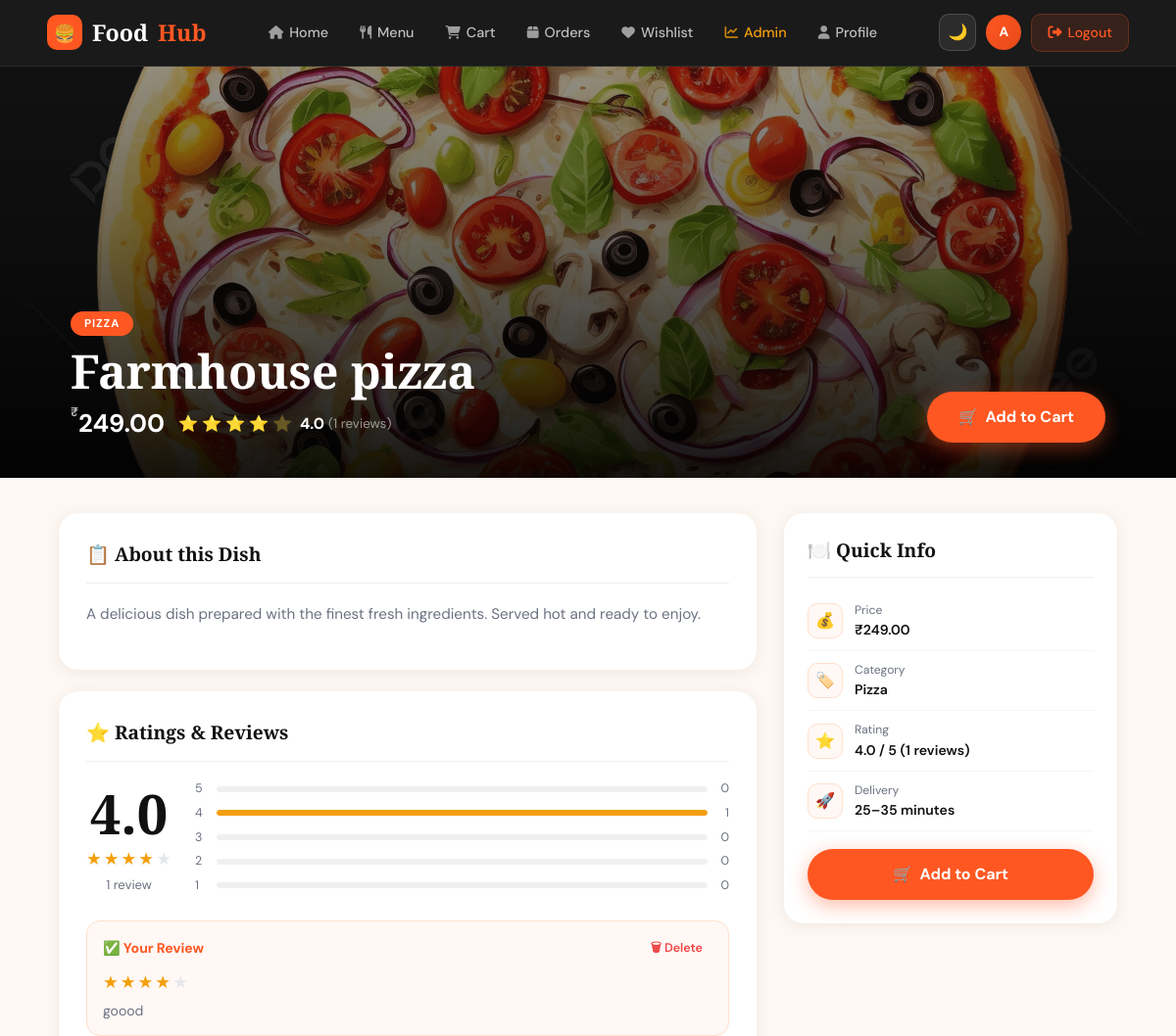
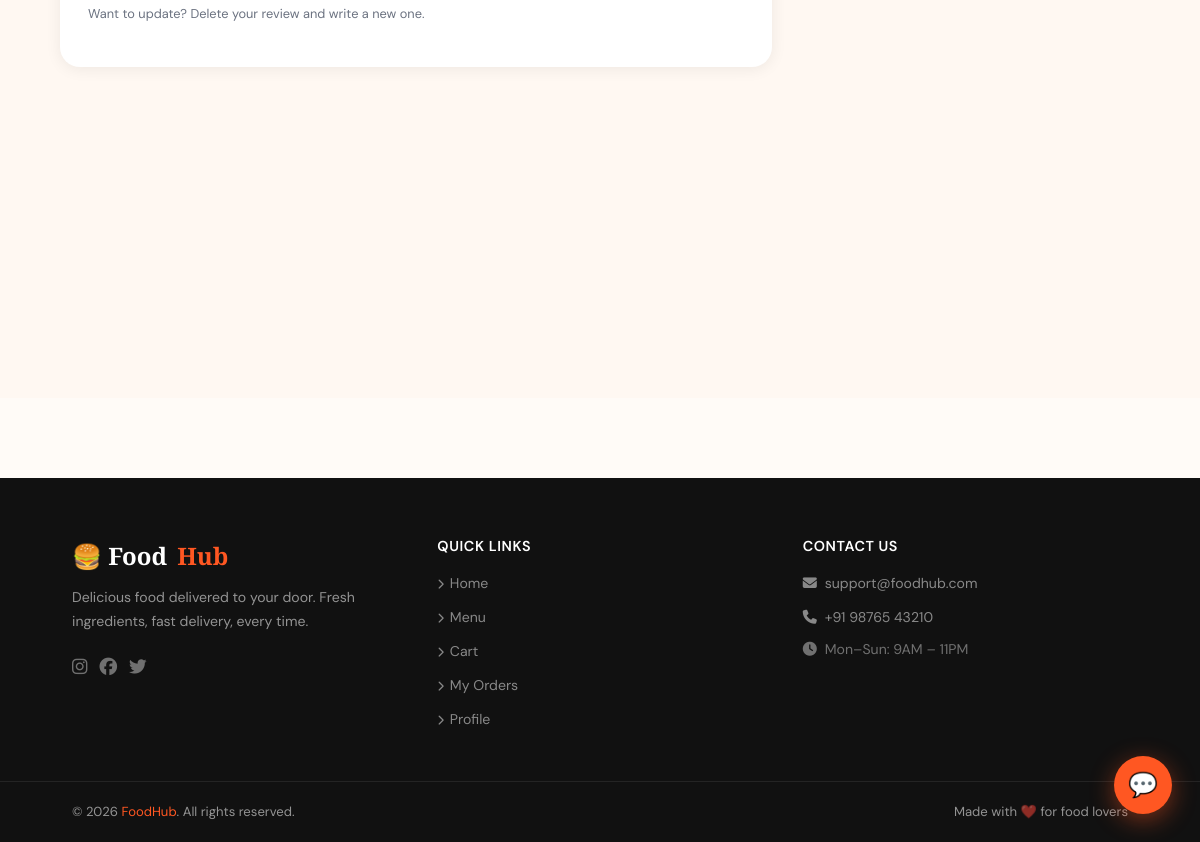
Page /food/5/ (signed in) on the committed database (2 pictures, top to bottom).
### core/models.py (models this page shows, shortened)
class FoodItem(models.Model):
    category = models.ForeignKey(Category, on_delete=models.CASCADE)
    name = models.CharField(max_length=200)
    price = models.DecimalField(max_digits=6, decimal_places=2)
    description = models.TextField(blank=True)
    image = models.ImageField(upload_to='food_images/', null=True, blank=True)
    def avg_rating(self):
        reviews = self.reviews.all()
        if reviews.exists():
            return round(sum(r.rating for r in reviews) / reviews.count(), 1)
        return 0
    def review_count(self):
        return self.reviews.count()

class Category(models.Model):
    name = models.CharField(max_length=100)

class Review(models.Model):
    food    = models.ForeignKey(FoodItem, on_delete=models.CASCADE, related_name='reviews')
    user    = models.ForeignKey(User, on_delete=models.CASCADE)
    rating  = models.PositiveIntegerField(
                validators=[MinValueValidator(1), MaxValueValidator(5)]
              )
    comment = models.TextField(blank=True)
    created_at = models.DateTimeField(auto_now_add=True)
    class Meta:
        unique_together = ('food', 'user')
        ordering = ['-created_at']

### core/views.py (the view)
# urls.py: path('food/<int:food_id>/', views.food_detail, name='food_detail'),
@login_required
def food_detail(request, food_id):
    food     = get_object_or_404(FoodItem, id=food_id)
    reviews  = food.reviews.select_related('user').all()
    avg      = food.avg_rating()
    count    = food.review_count()
    user_review = reviews.filter(user=request.user).first()
    breakdown = {}
    for i in range(5, 0, -1):
        cnt = reviews.filter(rating=i).count()
        pct = (cnt / count * 100) if count else 0
        breakdown[i] = {'count': cnt, 'pct': round(pct)}
    related = FoodItem.objects.filter(
        category=food.category
    ).exclude(id=food.id)[:4]
    context = {
        'food': food,
        'reviews': reviews,
        'avg': avg,
        'count': count,
        'user_review': user_review,
        'breakdown': breakdown,
        'related': related,
        'star_range': range(1, 6),
    }
    return render(request, 'core/food_detail.html', context)

### core/templates/core/food_detail.html (shortened to what this page needs)
{% extends 'core/base.html' %}
{% load static %}
{% block content %}
<div class="fd-hero">
  {% if food.image %}
    <img class="fd-hero__img" src="{{ food.image.url }}" alt="{{ food.name }}">
  {% else %}
    <img class="fd-hero__img"
         src="https://source.unsplash.com/1400x500/?{{ food.name|urlencode }},food"
         alt="{{ food.name }}"
         onerror="this.src='https://images.unsplash.com/photo-1504674900247-0877df9cc836?w=1400&q=80'">
  {% endif %}
  <div class="fd-hero__overlay"></div>
  <div class="fd-hero__content">
    <div>
      <span class="fd-hero__cat">{{ food.category.name }}</span>
      <h1 class="fd-hero__name">{{ food.name }}</h1>
      <div class="fd-hero__meta">
        <div class="fd-hero__price"><sup>₹</sup>{{ food.price }}</div>
        <div class="fd-hero__stars">
          {% for i in star_range %}
            {% if i <= avg %}<span class="s">⭐</span>
            {% else %}<span class="s" style="opacity:.3">⭐</span>{% endif %}
          {% endfor %}
          <span class="fd-hero__avg">{{ avg }}</span>
          <span class="fd-hero__cnt">({{ count }} reviews)</span>
        </div>
      </div>
    </div>
    <button class="btn-add-hero hp-ajax" data-id="{{ food.id }}" data-name="{{ food.name }}">
      🛒 &nbsp;Add to Cart
    </button>
  </div>
</div>
<div class="fd-layout">
  <div>
    <div class="fd-card sr">
      <div class="fd-card__title">📋 About this Dish</div>
      <p class="fd-desc">{{ food.description|default:"A delicious dish prepared with the finest fresh ingredients. Served hot and ready to enjoy." }}</p>
    </div>
    <div class="fd-card sr" style="transition-delay:.08s">
      <div class="fd-card__title">⭐ Ratings & Reviews</div>
      {% if count > 0 %}
      <div class="rating-summary">
        <div class="rating-big">
          <div class="rating-big__n">{{ avg }}</div>
          <div class="rating-big__stars">
            {% for i in star_range %}
              {% if i <= avg %}<span style="color:var(--star);font-size:1.1rem;">★</span>
              {% else %}<span style="color:#e5e7eb;font-size:1.1rem;">★</span>{% endif %}
            {% endfor %}
          </div>
          <div class="rating-big__cnt">{{ count }} review{{ count|pluralize }}</div>
        </div>
        <div class="rating-bars">
          {% for star, data in breakdown.items %}
          <div class="rating-bar-row">
            <span>{{ star }}</span>
            <div class="rating-bar-track">
              <div class="rating-bar-fill" style="width:{{ data.pct }}%"></div>
            </div>
            <span class="rating-bar-count">{{ data.count }}</span>
          </div>
          {% endfor %}
        </div>
      </div>
      {% endif %}
      {% if user_review %}
      <div class="review-yours">
        <div style="display:flex;justify-content:space-between;align-items:center;margin-bottom:8px;">
          <span style="font-weight:700;font-size:.88rem;color:var(--or);">✅ Your Review</span>
          <button class="btn-del-review" id="delBtn"
                  data-url="{% url 'delete_review' food.id %}">
            🗑 Delete
          </button>
        </div>
        <div class="review-stars" style="margin-bottom:6px;">
          {% for i in star_range %}
            {% if i <= user_review.rating %}
              <span class="s" style="color:var(--star);font-size:1.1rem;">★</span>
            {% else %}
              <span class="s" style="color:#e5e7eb;font-size:1.1rem;">★</span>
            {% endif %}
          {% endfor %}
        </div>
        <p style="font-size:.88rem;color:var(--gy);margin:0;">
          {{ user_review.comment|default:"No comment added." }}
        </p>
      </div>
      <p style="font-size:.8rem;color:var(--gy);margin-bottom:16px;">
        Want to update? Delete your review and write a new one.
      </p>
      {% endif %}
    </div>
  </div>
  <div class="fd-sidebar">
    <div class="fd-info-card sr" style="transition-delay:.1s">
      <div class="fd-card__title" style="margin-bottom:14px;padding-bottom:12px;border-bottom:1.5px solid #f0f0f0;">
        🍽️ Quick Info
      </div>
      <div class="fd-info-row">
        <div class="fd-info-icon">💰</div>
        <div><div class="fd-info-label">Price</div><div class="fd-info-val">₹{{ food.price }}</div></div>
      </div>
      <div class="fd-info-row">
        <div class="fd-info-icon">🏷️</div>
        <div><div class="fd-info-label">Category</div><div class="fd-info-val">{{ food.category.name }}</div></div>
      </div>
      <div class="fd-info-row">
        <div class="fd-info-icon">⭐</div>
        <div><div class="fd-info-label">Rating</div><div class="fd-info-val">{{ avg }} / 5 ({{ count }} reviews)</div></div>
      </div>
      <div class="fd-info-row">
        <div class="fd-info-icon">🚀</div>
        <div><div class="fd-info-label">Delivery</div><div class="fd-info-val">25–35 minutes</div></div>
      </div>
      <button class="btn-add-hero hp-ajax" data-id="{{ food.id }}" data-name="{{ food.name }}"
              style="width:100%;margin-top:18px;justify-content:center;">
        🛒 &nbsp;Add to Cart
      </button>
    </div>
  </div>
</div>
{% endblock %}

### core/templates/core/base.html (shortened to what this page needs)
{% load static %}
<!doctype html>
<html lang="en">
<head>
  <link href="https://cdn.jsdelivr.net/npm/bootstrap@5.3.0/dist/css/bootstrap.min.css" rel="stylesheet"/>
  <link rel="stylesheet" href="https://cdnjs.cloudflare.com/ajax/libs/font-awesome/6.5.0/css/all.min.css"/>
  <link href="https://unpkg.com/aos@2.3.4/dist/aos.css" rel="stylesheet"/>
  <link rel="stylesheet" href="{% static 'css/style.css' %}"/>
</head>
<body>
  <nav class="navbar-custom" id="mainNav">
    <div class="navbar-inner">
      <a class="nav-brand" href="/">
        <div class="nav-brand-icon">🍔</div>
        Food<span>Hub</span>
      </a>
      <ul class="nav-links">
        <li>
          <a href="/" {% if request.resolver_match.url_name == 'home' %}class="active"{% endif %}>
            <i class="fa-solid fa-house"></i> Home
          </a>
        </li>
        <li>
          <a href="/foods/" {% if request.resolver_match.url_name == 'food_list' %}class="active"{% endif %}>
            <i class="fa-solid fa-utensils"></i> Menu
          </a>
        </li>
        <li>
          <a href="/cart/" class="cart-link {% if request.resolver_match.url_name == 'cart' %}active{% endif %}">
            <i class="fa-solid fa-cart-shopping"></i> Cart
          </a>
        </li>
        <li>
          <a href="/orders/" {% if request.resolver_match.url_name == 'my_orders' %}class="active"{% endif %}>
            <i class="fa-solid fa-box"></i> Orders
          </a>
        </li>
        <li>
          <a href="/wishlist/" {% if request.resolver_match.url_name == 'wishlist' %}class="active"{% endif %}>
            <i class="fa-solid fa-heart"></i> Wishlist
          </a>
        </li>
        {% if request.user.is_staff %}
        <li>
          <a href="/dashboard/" {% if request.resolver_match.url_name == 'dashboard' %}class="active"{% endif %} style="color:#f59e0b;">
            <i class="fa-solid fa-chart-line"></i> Admin
          </a>
        </li>
        {% endif %}
        <li>
          <a href="/profile/" {% if request.resolver_match.url_name == 'profile' %}class="active"{% endif %}>
            <i class="fa-solid fa-user"></i> Profile
          </a>
        </li>
      </ul>
      <div class="nav-right">
        <button id="darkToggle" onclick="toggleDark()"
                style="background:rgba(255,255,255,.08);border:1px solid rgba(255,255,255,.15);color:#fff;width:38px;height:38px;border-radius:10px;display:flex;align-items:center;justify-content:center;cursor:pointer;font-size:1rem;transition:all .2s;"
                title="Toggle Dark Mode">
          🌙
        </button>
        <a href="/profile/" class="nav-avatar" title="Profile">
          {{ request.user.username|slice:":1"|upper|default:"U" }}
        </a>
        <a href="/logout/" class="btn-logout">
          <i class="fa-solid fa-right-from-bracket"></i> Logout
        </a>
      </div>
    </div>
  </nav>
  <div class="content-wrap">
    {% block content %}{% endblock %}
  </div>
  <footer class="footer-custom">
    <div class="footer-top">
      <div>
        <div class="footer-brand-name">🍔 Food<span>Hub</span></div>
        <p class="footer-desc">Delicious food delivered to your door. Fresh ingredients, fast delivery, every time.</p>
        <div style="display:flex;gap:12px;">
          <a href="#" style="color:rgba(255,255,255,.4);font-size:1.1rem;transition:color .2s;" onmouseover="this.style.color='#FF5722'" onmouseout="this.style.color='rgba(255,255,255,.4)'"><i class="fa-brands fa-instagram"></i></a>
          <a href="#" style="color:rgba(255,255,255,.4);font-size:1.1rem;transition:color .2s;" onmouseover="this.style.color='#FF5722'" onmouseout="this.style.color='rgba(255,255,255,.4)'"><i class="fa-brands fa-facebook"></i></a>
          <a href="#" style="color:rgba(255,255,255,.4);font-size:1.1rem;transition:color .2s;" onmouseover="this.style.color='#FF5722'" onmouseout="this.style.color='rgba(255,255,255,.4)'"><i class="fa-brands fa-twitter"></i></a>
        </div>
      </div>
      <div class="footer-col">
        <h6>Quick Links</h6>
        <ul>
          <li><a href="/"><i class="fa-solid fa-chevron-right" style="font-size:.65rem;margin-right:6px;"></i>Home</a></li>
          <li><a href="/foods/"><i class="fa-solid fa-chevron-right" style="font-size:.65rem;margin-right:6px;"></i>Menu</a></li>
          <li><a href="/cart/"><i class="fa-solid fa-chevron-right" style="font-size:.65rem;margin-right:6px;"></i>Cart</a></li>
          <li><a href="/orders/"><i class="fa-solid fa-chevron-right" style="font-size:.65rem;margin-right:6px;"></i>My Orders</a></li>
          <li><a href="/profile/"><i class="fa-solid fa-chevron-right" style="font-size:.65rem;margin-right:6px;"></i>Profile</a></li>
        </ul>
      </div>
      <div class="footer-col">
        <h6>Contact Us</h6>
        <ul>
          <li><a href="mailto:support@foodhub.com"><i class="fa-solid fa-envelope" style="margin-right:8px;"></i>support@foodhub.com</a></li>
          <li><a href="tel:+919876543210"><i class="fa-solid fa-phone" style="margin-right:8px;"></i>+91 98765 43210</a></li>
          <li style="color:rgba(255,255,255,.4);font-size:.88rem;margin-top:4px;"><i class="fa-solid fa-clock" style="margin-right:8px;"></i>Mon–Sun: 9AM – 11PM</li>
        </ul>
      </div>
    </div>
    <div class="footer-bottom">
      <span>© 2026 <a href="/">FoodHub</a>. All rights reserved.</span>
      <span>Made with ❤️ for food lovers</span>
    </div>
  </footer>
  <div id="chatBtn" onclick="toggleChat()"
       style="position:fixed;bottom:28px;right:28px;z-index:8888;
              width:58px;height:58px;border-radius:50%;
              background:var(--orange);color:#fff;
              display:flex;align-items:center;justify-content:center;
              font-size:1.5rem;cursor:pointer;
              box-shadow:0 6px 24px rgba(255,87,34,.45);
              transition:transform .3s,box-shadow .3s;
              animation:chatPop .6s 2s cubic-bezier(.36,.07,.19,.97) both;"
       title="Chat with us">
    💬
  </div>
</body>
</html>

### rows in the picture
FoodItem: image (picture), category.name "PIZZA", name "Farmhouse pizza", price "249.00", description "A delicious dish prepared with the finest fresh ingredients. Served hot and ready to enjoy.", category.name "Pizza"
Review: rating 4 (drawn), comment "goood"

### other values in the picture
{{ request.user.username|slice:":1"|upper|default:"U" }} "A"
{{ avg }} "4.0"
{{ count }} "1"
{{ star }} "5" "4" "3" "2" "1"
{{ data.count }} "0" "1" "0" "0" "0"
